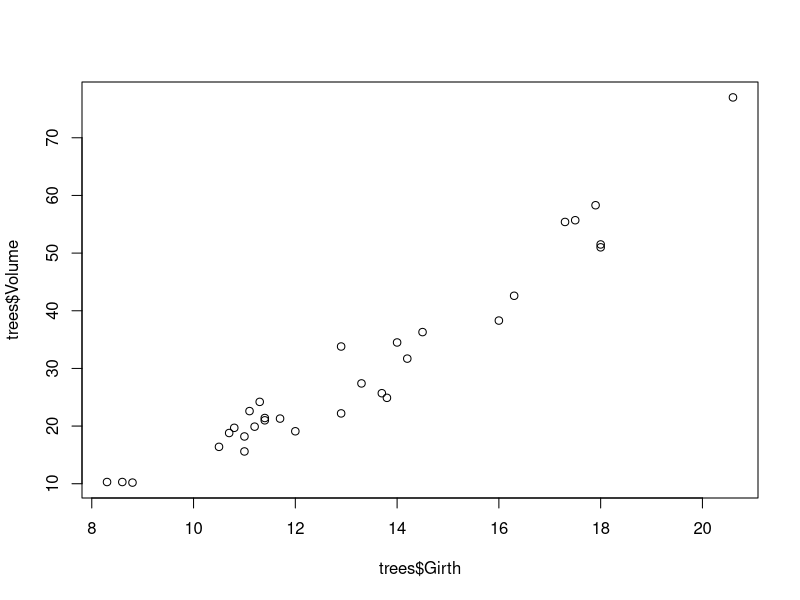
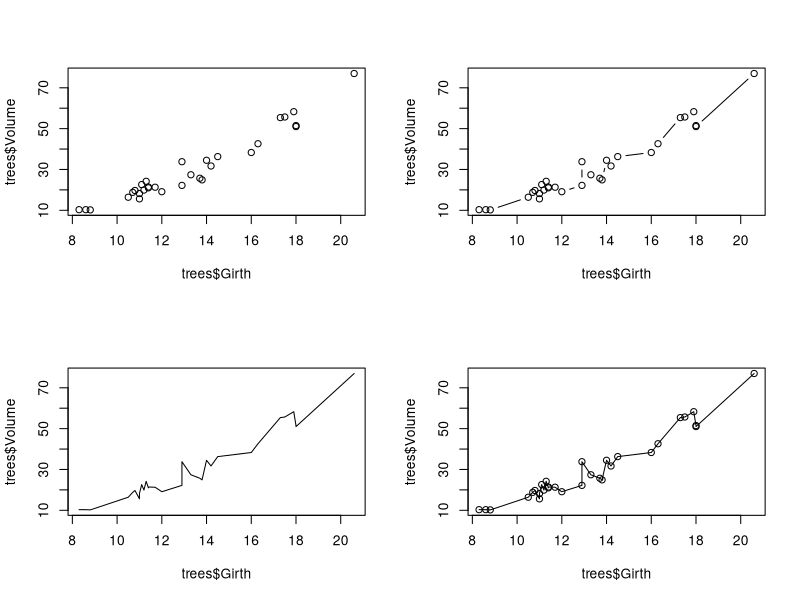
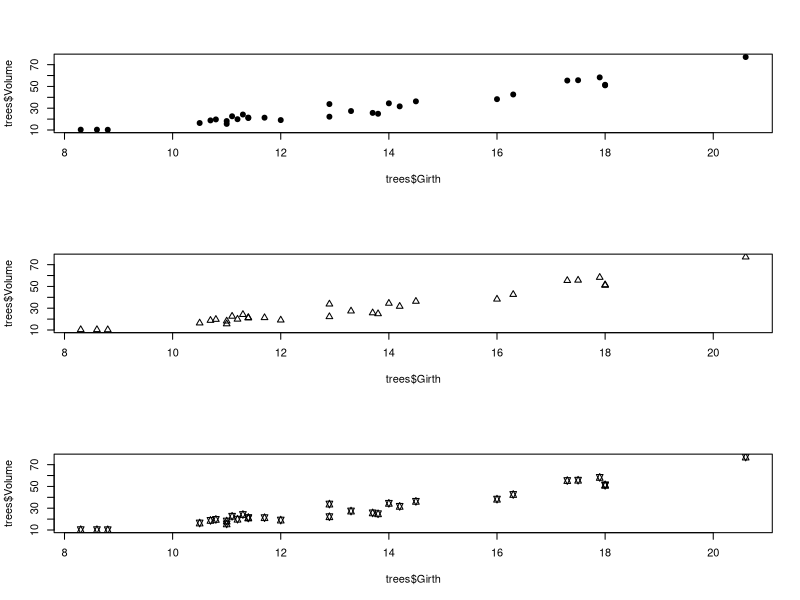
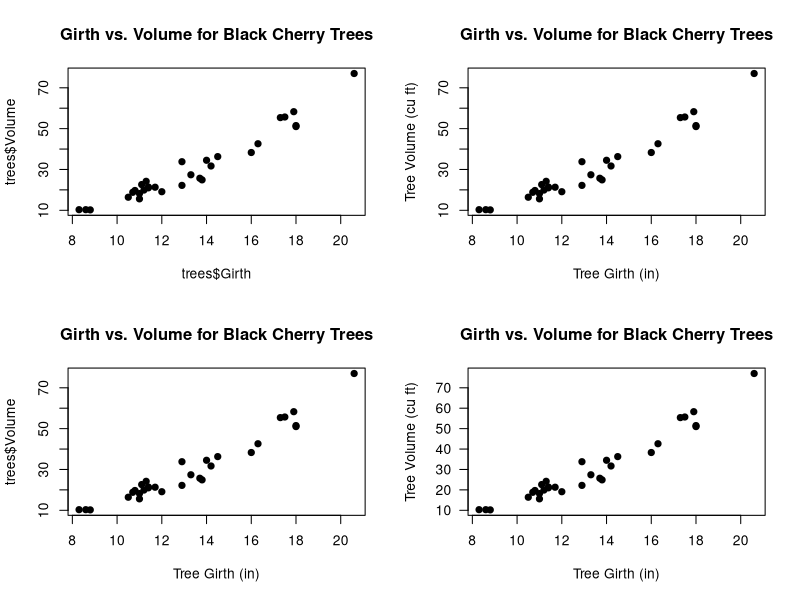
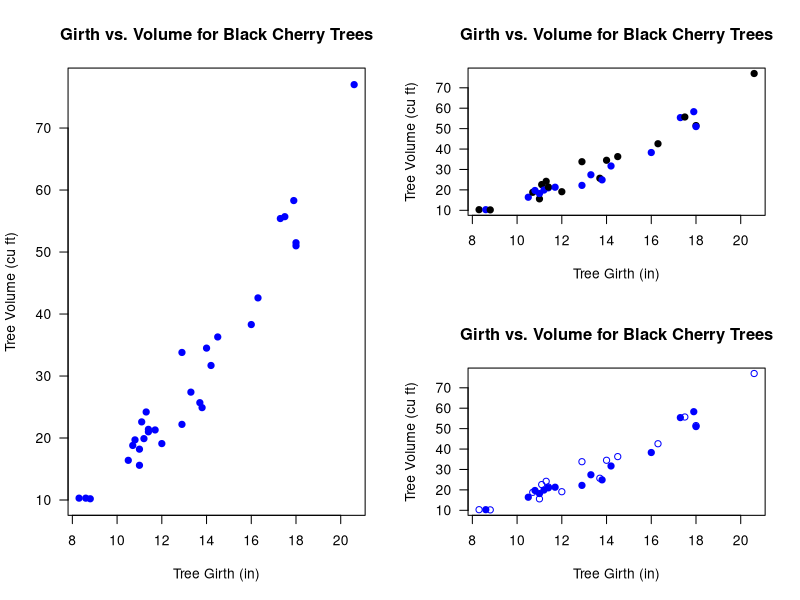
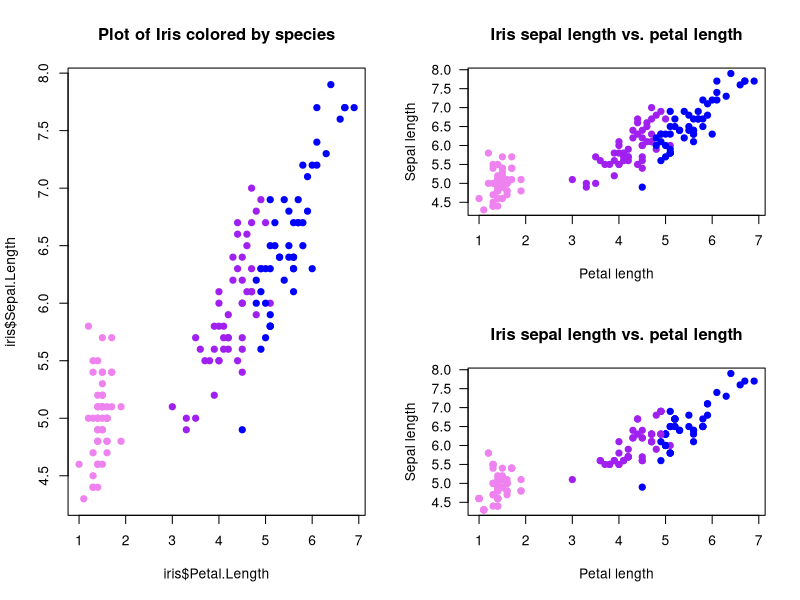
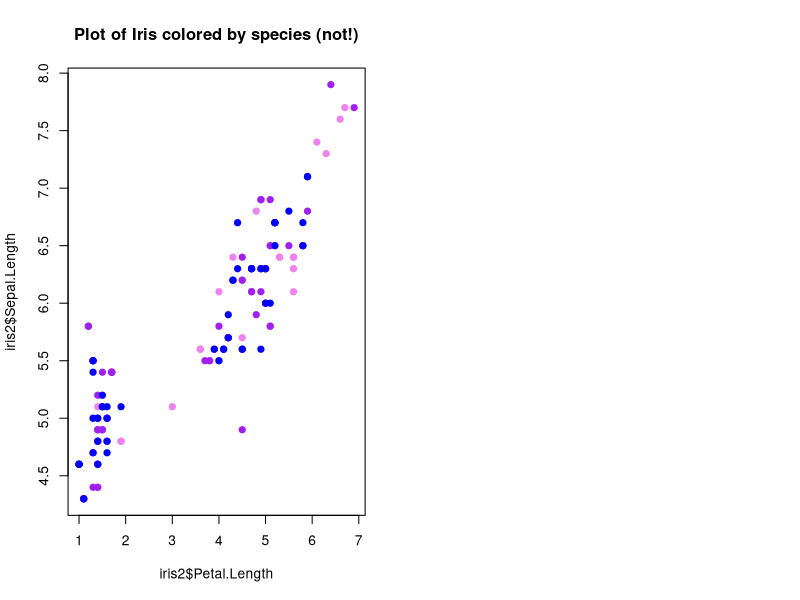
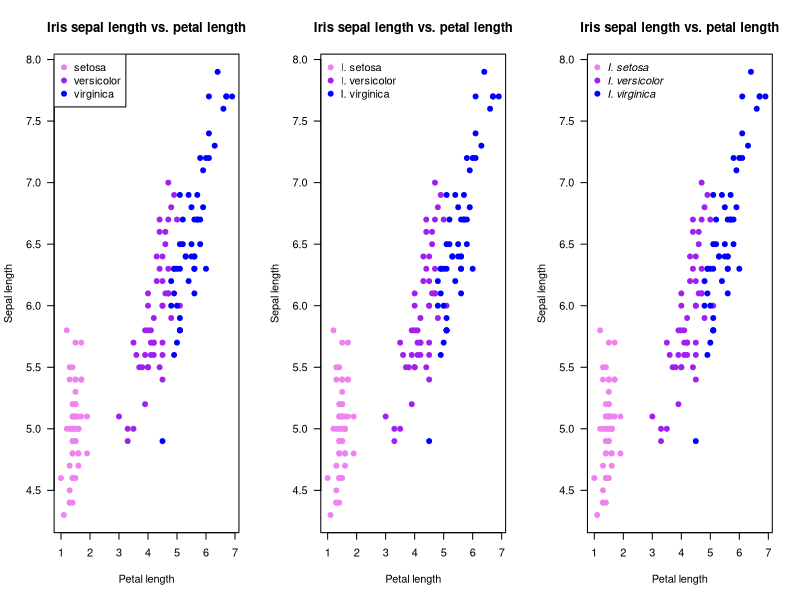

Write R code to recreate these figures, in order.
## ---- chunk 1
knitr::opts_chunk$set(echo = TRUE, cache = TRUE)
## ---- chunk 2

##################################################
####                                          ####  
####  R Bootcamp #1, Module 3                 ####
####                                          #### 
####   University of Nevada, Reno             ####
####                                          #### 
##################################################

## NOTE: this module borrows heavily from an R short-course developed by a team at Colorado State University. 
   # Thanks to Perry Williams for allowing us to use these materials!!
   # Thanks to John Tipton at CSU for developing much of this module (plotting in R)!

############################################
####  Data visualization and statistics ####
############################################

## ---- chunk 3

?trees      # description of built in dataset

dim(trees)   # Show the dimension of the trees dataframe                                              

str(trees)   # Show the structure of the trees dataframe

head(trees)   # Show the first few observations of the trees dataframe

## ---- chunk 4

plot(x=trees$Girth, y=trees$Volume)    # use R's built-in "trees" dataset: ?trees

## ---- chunk 5

# Use "layout" to define a 2 row x 2 column matrix with elements 1, 2, 3, and 4.
# This divides the image into four sections and then fills these with the plot function
layout(matrix(1:4, nrow=2, ncol=2))

  # par(mfrow=c(2,2))  # (alternative way to do this)

plot(x=trees$Girth, y=trees$Volume)             # points
plot(x=trees$Girth, y=trees$Volume, type="l")   # lines
plot(x=trees$Girth, y=trees$Volume, type="b")   # both
plot(x=trees$Girth, y=trees$Volume, type="o")   # both with conected lines

## ---- chunk 6

# Use layout to define a 3 row x 1 column matrix with elements 1, 2, and 3.
# This divides the image into three sections and then fills these with the plot function
layout(matrix(1:3, nrow=3, ncol=1))

# pch: 'plotting character' changes the type of point that is used (default is an open circle)!
plot(x=trees$Girth, y=trees$Volume, pch=19)     # filled point
plot(x=trees$Girth, y=trees$Volume, pch=2)      # open triangle
plot(x=trees$Girth, y=trees$Volume, pch=11)     # star

## ---- chunk 7

layout(matrix(1:4, 2, 2))
# main: adds a title
plot(x=trees$Girth, y=trees$Volume, pch=19, 
     main="Girth vs. Volume for Black Cherry Trees")

# xlab: adds an x axis label
plot(x=trees$Girth, y=trees$Volume, pch=19, 
     main="Girth vs. Volume for Black Cherry Trees", 
     xlab="Tree Girth (in)")

# ylab: adds a y axis label
plot(x=trees$Girth, y=trees$Volume, pch=19, 
     main="Girth vs. Volume for Black Cherry Trees", 
     xlab="Tree Girth (in)", ylab="Tree Volume (cu ft)")

# las: rotates axis labels; las=1 makes them all parallel to reading direction
plot(x=trees$Girth, y=trees$Volume, pch=19, 
     main="Girth vs. Volume for Black Cherry Trees", 
     xlab="Tree Girth (in)", ylab="Tree Volume (cu ft)", 
     las=1)

## ---- chunk 8

# Use layout to define a 2 row x 2 column matrix with elements 1, 1, 2, and 3.
# This divides the image into four sections but fills the first two sections
# with the first plot and then fills these next two sections with the final two plots
layout(matrix(c(1, 1, 2, 3), nrow=2, ncol=2))

# col: select a color for the plotting characters
plot(x=trees$Girth, y=trees$Volume, pch=19, 
     main="Girth vs. Volume for Black Cherry Trees",
     xlab="Tree Girth (in)", ylab="Tree Volume (cu ft)",
     las=1, col="blue")

# We can use the c() function to make a vector and have several colors, plotting characters, etc. per plot.
# We start with alternating colors for each point
plot(x=trees$Girth, y=trees$Volume, pch=19, 
     main="Girth vs. Volume for Black Cherry Trees",
     xlab="Tree Girth (in)", ylab="Tree Volume (cu ft)", 
     las=1, col=c("black", "blue"))

# And we can also alternate the plotting symbol at each point.
plot(x=trees$Girth, y=trees$Volume, pch=c(1,19), 
     main="Girth vs. Volume for Black Cherry Trees", 
     xlab="Tree Girth (in)", ylab="Tree Volume (cu ft)", 
     las=1, col="blue")

## ---- chunk 9

?iris
head(iris)     # display first few rows of data
dim(iris)      # dimensionality of the data
str(iris)      # details of the data structure

## ---- chunk 10

plot.colors <- c("violet", "purple", "blue")   # define the colors for representing species ID

## ---- chunk 11

color.vector <- rep(x=plot.colors, each=50)
color.vector
## color vector is now a list of our colors, each repeated 50 times

plot(x=iris$Petal.Length, y=iris$Sepal.Length, pch=19, col=color.vector, 
     main="Plot of Iris colored by species")

## ---- chunk 12

names(plot.colors) <- levels(iris$Species)   # the "levels()" function returns all unique labels for any "factor" variable    
plot.colors

## ---- chunk 13

# generate a vector of colors for our plot (one color for each observation)

indices <- match(iris$Species,names(plot.colors))   # the "match()" function returns the indices of the second vector corresponding to each element of the first vector         
color.vector2 <- plot.colors[indices]


## ---- chunk 14

plot(x=iris$Petal.Length, y=iris$Sepal.Length, pch=19, col=color.vector2, 
     main="Iris sepal length vs. petal length", xlab="Petal length", 
     ylab="Sepal length", las=1)

## ---- chunk 15

# make a new version of the iris data frame that is neither in order nor has the same number of observations for each species (to illustrate generality of the new method)

iris2 <- iris[sample(1:nrow(iris),replace = T),]   # use the "sample()" function to create a randomized ("bootstrapped") version of the iris data frame

# now repeat the above steps:

indices <- match(iris2$Species,names(plot.colors))   # the "match()" function returns the indices of the first vector that match the second vector   
color.vector2 <- plot.colors[indices]
plot(x=iris2$Petal.Length, y=iris2$Sepal.Length, pch=19, col=color.vector2, 
     main="Iris sepal length vs. petal length", xlab="Petal length", 
     ylab="Sepal length", las=1)

## ---- chunk 16

## The old method is NOT general:

color.vector <- rep(x=plot.colors, each=50)
plot(x=iris2$Petal.Length, y=iris2$Sepal.Length, pch=19, col=color.vector, 
     main="Plot of Iris colored by species (not!)")

## ---- chunk 17

# ?legend

layout(matrix(1:3, nrow=1, ncol=3))

# Plot
plot(x=iris$Petal.Length, y=iris$Sepal.Length, pch=19, col=color.vector, 
     main="Iris sepal length vs. petal length", xlab="Petal length", 
     ylab="Sepal length", las=1)

# First legend
legend("topleft", pch=19, col=plot.colors, legend=unique(iris$Species))

# Second plot
plot(x=iris$Petal.Length, y=iris$Sepal.Length, pch=19, col=color.vector,
     main="Iris sepal length vs. petal length", 
     xlab="Petal length", ylab="Sepal length", las=1)

# Second legend
# The bty="n" argument suppresses the border around the legend. (A personal preference)
legend("topleft", pch=19, col=plot.colors, 
       legend=c("I. setosa", "I. versicolor", "I. virginica"), bty="n")


# Plot Three
plot(x=iris$Petal.Length, y=iris$Sepal.Length, pch=19, col=color.vector, 
     main="Iris sepal length vs. petal length", 
     xlab="Petal length", ylab="Sepal length", las=1)

#Legend tree with Italics
legend("topleft", pch=19, col=plot.colors, 
       legend=c("I. setosa", "I. versicolor", "I. virginica"), 
       bty="n", text.font=3)

## ---- chunk 18

## Plot fuel economy by weight

plot(mpg~wt,  data=mtcars,pch=20,xlab="Vehicle weight (1000 lbs)",ylab="Fuel economy (mpg)")      # note the tilde, which can be read "as a function of" -- i.e., "mpg as a function of wt"   
 
## ---- chunk 19

## Plot fuel economy by weight and horsepower

hp_rescale <- with(mtcars,(hp-min(hp))/diff(range(hp)))    # scale from 0 to 1

plot(mpg~wt,  data=mtcars,pch=1,xlab="Vehicle weight (1000 lbs)",ylab="Fuel economy (mpg)",cex=(hp_rescale+0.6)*1.2)   # plot with different sized points

legend("topright",pch=c(1,1),pt.cex=c(0.6,0.6*1.2),legend=paste(range(mtcars$hp),"horsepower"),bty="n")


 
## ---- chunk 20

## Plot fuel economy by weight and horsepower again- this time by color

colramp <- terrain.colors(125)

colindex <- round(hp_rescale*99+1)

plot(mpg~wt,  data=mtcars,pch=20,cex=2,xlab="Vehicle weight (1000 lbs)",ylab="Fuel economy (mpg)",col=colramp[colindex])   # plot with different sized points

legend("topright",pch=c(20,20),pt.cex=c(2,2),col=c(colramp[1],colramp[100]),legend=paste(range(mtcars$hp),"horsepower"),bty="n")


 
## ---- chunk 21

## calculate the mean Sepal Length of for each species
bar.heights <- tapply(X=iris$Sepal.Length, INDEX=iris$Species, FUN=mean)   #use "tapply()" function, which summarizes a numeric variable by levels of a categorical variable)

# The basic 'barplot()' function
barplot(bar.heights)

## ---- chunk 22

# Let's add some flair
barplot(bar.heights, names.arg=c("I. setosa", "I. versicolor", "I. virginica"), 
        las=1, col=adjustcolor(plot.colors, alpha.f=0.5),
        main="Sepal length for 3 Irises", ylab="Sepal length (cm)")

## ---- chunk 23

CI <- 2 * by(iris$Sepal.Length, iris$Species, sd)
lwr <- bar.heights - CI
upr <- bar.heights + CI

# I used the ylim= argument to pass a 2-element numeric vector specifying the y extent of the barplot (y axis lower and upper bounds). I added some extra room on the top to account for error bars.
# Importantly, assign the barplot to an object. I called it 'b' but you can call it whatever you like. (otherwise, it's hard to know what the "X" values of the error bars are!)

b <- barplot(bar.heights, 
             names.arg=c("I. setosa", "I. versicolor", "I. virginica"), 
             las=1, ylim=c(0,8), col=adjustcolor(plot.colors, alpha.f=0.5),
             main="Sepal length for 3 Irises", ylab="Sepal length (cm)")

# Specify where each arrow starts (x0= and y0=) and ends (x1= and y1=)
arrows(x0=b, x1=b, y0=lwr, y1=upr, code=3, angle=90, length=0.1)

# ?arrows

## ---- chunk 24

layout(matrix(1:2, 1, 2))

## y-axis is in counts by default (total observations in each "bin")
hist(iris$Sepal.Length, main="Histogram of Sepal Length",
     xlab = "Sepal Length")

## change y-axis to proportions of the entire dataset using freq=FALSE
hist(iris$Sepal.Length, freq=FALSE, main="Histogram of Sepal Length", 
     xlab = "Sepal Length")
## Add a density estimator

lines(density(iris$Sepal.Length))   # add a line to the histogram to approximate the probability density of the data distribution

## ---- chunk 25

pairs(iris)

## ---- chunk 26

?ToothGrowth
head(ToothGrowth)

## ---- chunk 27

plot.colors <- c("red", "blue")
# subset the colors in plot.colors based on the variable iris$Species
# iris$Species is a factor variable that has 3 levels
color.vector <- plot.colors[ToothGrowth$supp]

plot(x=ToothGrowth$dose, y=ToothGrowth$len, pch=19, col=color.vector, 
     main="Tooth Growth vs. Vitamin C Dose", xlab="Viatmin C Dose (mg)", 
     ylab="Tooth Growth (mm)", las=1)

# First legend
legend("topleft", pch=19, col=plot.colors, legend=unique(ToothGrowth$supp))
## ---- chunk 28

prop <- c(0.18, 0.25, 0.13, 0.05)
asympLCL <- c(0.14, 0.20, 0.11, 0.035)
asympUCL <- c(0.24, 0.33, 0.18, 0.09)

## ---- chunk 29

set.seed(13)
n <- 20 # Number of experimental trials
a <- 12
b <- 1.5

rings <- round(runif(n)*50)  # number of bell rings
wings <- round(a + b*rings + rnorm(n, sd=5))       # number of angels who get their wings
offset <- rpois(n, lambda=10)           # measurement error
lwr <- wings - offset                 
upr <- wings + offset

## ---- chunk 30

####################
# STATISTICS!
####################

#####
#####  Load Data
#####

sculpin.df <- read.csv("sculpineggs.csv")

head(sculpin.df)

## ---- chunk 31

#####
#####  Summary Statistics
#####

mean(sculpin.df$NUMEGGS)      # compute sample mean
median(sculpin.df$NUMEGGS)    # compute sample median

min(sculpin.df$NUMEGGS)       # sample minimum
max(sculpin.df$NUMEGGS)       # sample maximum
range(sculpin.df$NUMEGGS)     # both min and max.

quantile(sculpin.df$NUMEGGS,0.5)            # compute sample median using quantile function
quantile(sculpin.df$NUMEGGS,c(0.25,0.75))   # compute sample quartiles

var(sculpin.df$NUMEGGS)           # sample variance
sd(sculpin.df$NUMEGGS)            # sample standard deviation
sd(sculpin.df$NUMEGGS)^2          # another way to compute variance
var(sculpin.df$NUMEGGS)^0.5       # another way to compute std. dev.

colMeans(sculpin.df)           # column mean of data frame
apply(sculpin.df,2,mean)       # column mean of data frame   # note the use of the "apply()" function. 
apply(sculpin.df,2,median)     # column median of data frame


########
# Or just use the "summary()" function!

summary(sculpin.df) # provides a set of summary statistics for all columns in a data frame. 


## ---- chunk 32

###########
# Deal with missing data

newdf <- read.table(file="data_missing.txt", sep="\t", header=T)  # load dataset with missing data

mean(newdf$Export)

mean(newdf$Export,na.rm = TRUE)

## ---- chunk 33

#####
#####  Plot data 
#####

hist(sculpin.df$NUMEGGS)

plot(x = sculpin.df$FEMWT,y = sculpin.df$NUMEGGS)

## ---- chunk 34

#####
#####  Linear Regression  
#####

m1 <- lm(NUMEGGS ~ FEMWT, data=sculpin.df)      # fit linear regression model

m1                                      # view estimates of intercept and slope 
summary(m1)                             # view summary of fit
summary(m1)$r.squared                   # extract R-squared
confint(m1)                             # confidence intervals for intercept and slope
AIC(m1)                                 # report AIC (Akaike's Information Criterion, used to perform model selection) 

plot(x = sculpin.df$FEMWT,y = sculpin.df$NUMEGGS)    # plot data
abline(m1)                                           # plot line of best fit

########
# Use the "predict()" function!

FEMWT.pred <- data.frame(FEMWT = 30)                   # create new data frame to predict number of eggs at FEMWT of 30
predict(m1,newdata=FEMWT.pred)                         # make prediction
predict(m1,newdata=FEMWT.pred,interval="confidence")   # make prediction and get confidence interval
predict(m1,newdata=FEMWT.pred,interval="prediction")   # make prediction and get prediction interval


## ---- chunk 35

##################################
####  Model selection example ####
##################################

## Try to work through these examples and make sure you understand them before moving on to the challenge exercises.

m1 <- lm(NUMEGGS ~ FEMWT, data=sculpin.df)                  # fit linear regression model
summary(m1)

m2 <- lm(NUMEGGS ~ 1, data=sculpin.df)                      # fit linear regression with intercept only (mean model)
summary(m2)

m3 <- lm(NUMEGGS ~ I(FEMWT^0.5), data=sculpin.df)           # fit linear regression with intercept and sqrt of FEMWT term
summary(m3)

## ---- chunk 36

plot(NUMEGGS ~ FEMWT,data=sculpin.df)                      # plot data
abline(m1,col="black")                                     # plot line of best fit
abline(m2,col="red")                                       # plot intercept only model

#########
#  Here's a flexible method for drawing any arbitrary non-linear relationship!
FEMWT.pred <- data.frame(FEMWT = seq(10,45,by=0.1))        # create new data frame to predict number of eggs from FEMWT of 10 to 45 by increments of 0.1
NUMEGGS.pred <- predict(m3,newdata=FEMWT.pred)             # make prediction using "predict()" function
points(FEMWT.pred$FEMWT,NUMEGGS.pred,col="green",typ="l")  # plot sqrt model (note the use of the "points()" function to draw a line!)

########
# Perform model selection!


#Compare models using AIC
AIC(m1)
AIC(m2)
AIC(m3)

#Compare models using R-squared
summary(m1)$r.squared 
summary(m2)$r.squared 
summary(m3)$r.squared 

#########
#  And finally, here's how you can draw a confidence interval or prediction interval around a regression relationship!

plot(NUMEGGS ~ FEMWT,data=sculpin.df)                      # plot data
NUMEGGS.confint <- predict(m3,newdata=FEMWT.pred,interval="prediction")             # use "predict()" function to compute the prediction interval!
points(FEMWT.pred$FEMWT,NUMEGGS.confint[,"fit"],col="green",typ="l",lwd=2)  # plot fitted sqrt model
points(FEMWT.pred$FEMWT,NUMEGGS.confint[,"lwr"],col="green",typ="l",lty=2)  # plot fitted sqrt model
points(FEMWT.pred$FEMWT,NUMEGGS.confint[,"upr"],col="green",typ="l",lty=2)  # plot fitted sqrt model


